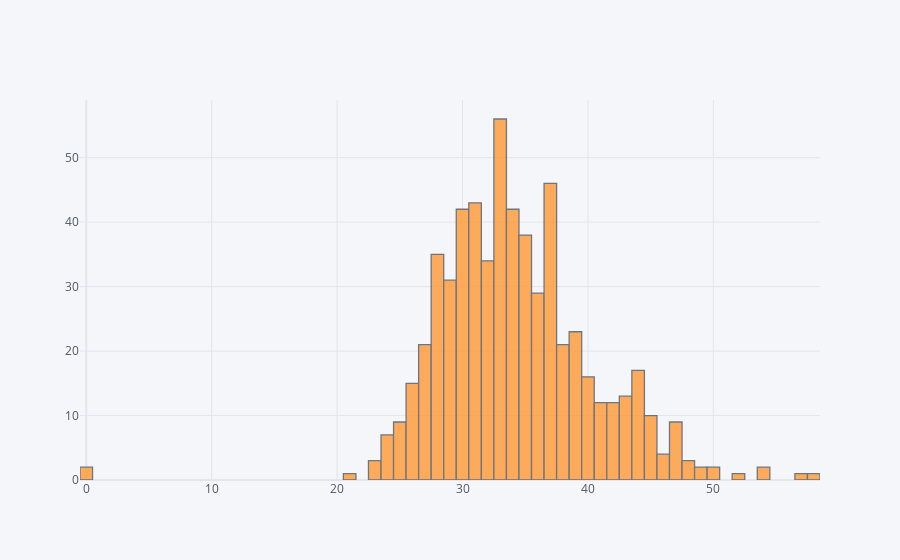

This figure's notebook cell:
### Code cell
df['Age'].iplot('hist')

### Figure 1 — Plotly figure (JSON) as saved in the notebook; plotly's stock layout.template omitted (floating-point values rounded to 4 significant figures; data arrays with more than 128 entries replaced by an {"elided": "..."} marker saying what was removed)
{"data": [{"histfunc": "count", "histnorm": "", "marker": {"color": "rgba(255, 153, 51, 1.0)", "line": {"color": "#4D5663", "width": 1.3}}, "name": "Age", "opacity": 0.8, "orientation": "v", "type": "histogram", "x": {"elided": "603 int values"}}], "layout": {"barmode": "overlay", "legend": {"bgcolor": "#F5F6F9", "font": {"color": "#4D5663"}}, "paper_bgcolor": "#F5F6F9", "plot_bgcolor": "#F5F6F9", "title": {"font": {"color": "#4D5663"}}, "xaxis": {"gridcolor": "#E1E5ED", "showgrid": true, "tickfont": {"color": "#4D5663"}, "title": {"font": {"color": "#4D5663"}, "text": ""}, "zerolinecolor": "#E1E5ED"}, "yaxis": {"gridcolor": "#E1E5ED", "showgrid": true, "tickfont": {"color": "#4D5663"}, "title": {"font": {"color": "#4D5663"}, "text": ""}, "zerolinecolor": "#E1E5ED"}}}
